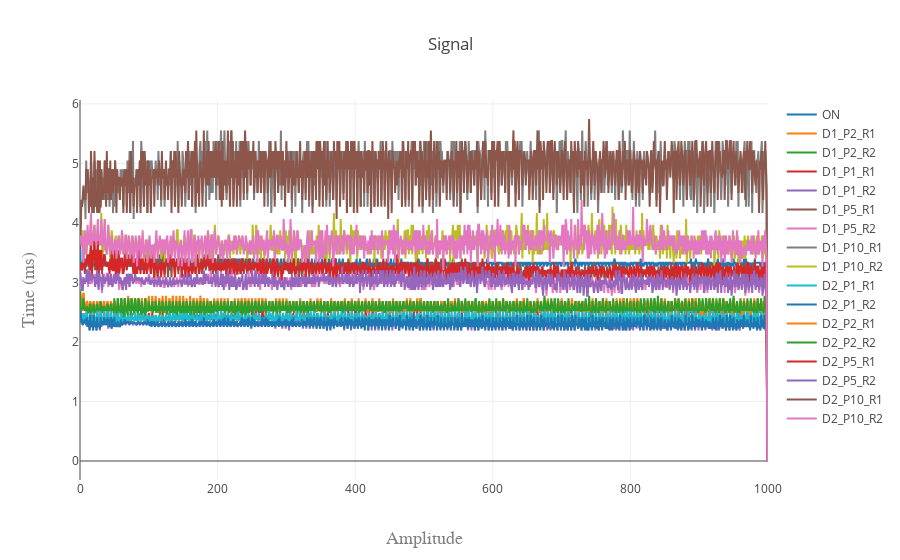

This figure's notebook cell:
### Markdown cell above
# Correlation length

### Code cell
#The 'C100_F5k_' prefix has been removed for easy reading

sac1 = go.Scatter(name="ON", y=sac1)

sac2 = go.Scatter(name="D1_P2_R1", y=sac2)
sac3 = go.Scatter(name="D1_P2_R2", y=sac3)

sac4 = go.Scatter(name="D1_P1_R1", y=sac4)
sac5 = go.Scatter(name="D1_P1_R2", y=sac5)

sac6 = go.Scatter(name="D1_P5_R1", y=sac6)
sac7 = go.Scatter(name="D1_P5_R2", y=sac7)

sac8 = go.Scatter(name="D1_P10_R1", y=sac8)
sac9 = go.Scatter(name="D1_P10_R2", y=sac9)

sac10 = go.Scatter(name="D2_P1_R1", y=sac10)
sac11 = go.Scatter(name="D2_P1_R2", y=sac11)

sac12 = go.Scatter(name="D2_P2_R1", y=sac12)
sac13 = go.Scatter(name="D2_P2_R2", y=sac13)

sac14 = go.Scatter(name="D2_P5_R1", y=sac14)
sac15 = go.Scatter(name="D2_P5_R2", y=sac15)

sac16 = go.Scatter(name="D2_P10_R1", y=sac16)
sac17 = go.Scatter(name="D2_P10_R2", y=sac17)

cor_layout = go.Layout(
    title='Signal',
    xaxis=dict(
        title='Amplitude',
        titlefont=dict(
            family='Courier New, monospace',
            size=18,
            color='#7f7f7f'
        )
    ),
    yaxis=dict(
        title='Time (ms)',
        titlefont=dict(
            family='Courier New, monospace',
            size=18,
            color='#7f7f7f'
        )
    )
)

iplot({
    'data': [sac1, sac2, sac3, sac4, sac5, sac6, sac7, sac8, sac9, sac10, sac11, sac12, sac13, sac14, sac15, sac16, sac17],
    'layout': cor_layout})

### Figure 1 — Plotly figure (JSON) as saved in the notebook; plotly's stock layout.template omitted (floating-point values rounded to 4 significant figures; data arrays with more than 128 entries replaced by an {"elided": "..."} marker saying what was removed)
{"data": [{"name": "ON", "type": "scatter", "uid": "35cfba86-b06a-11e8-9c20-8cec4b5d22f0", "y": {"elided": "1001 float values"}}, {"name": "D1_P2_R1", "type": "scatter", "uid": "35cfba87-b06a-11e8-9c20-8cec4b5d22f0", "y": {"elided": "1001 float values"}}, {"name": "D1_P2_R2", "type": "scatter", "uid": "35cfba88-b06a-11e8-9c20-8cec4b5d22f0", "y": {"elided": "1001 float values"}}, {"name": "D1_P1_R1", "type": "scatter", "uid": "35cfba89-b06a-11e8-9c20-8cec4b5d22f0", "y": {"elided": "1001 float values"}}, {"name": "D1_P1_R2", "type": "scatter", "uid": "35cfba8a-b06a-11e8-9c20-8cec4b5d22f0", "y": {"elided": "1001 float values"}}, {"name": "D1_P5_R1", "type": "scatter", "uid": "35cfba8b-b06a-11e8-9c20-8cec4b5d22f0", "y": {"elided": "1001 float values"}}, {"name": "D1_P5_R2", "type": "scatter", "uid": "35cfba8c-b06a-11e8-9c20-8cec4b5d22f0", "y": {"elided": "1001 float values"}}, {"name": "D1_P10_R1", "type": "scatter", "uid": "35cfba8d-b06a-11e8-9c20-8cec4b5d22f0", "y": {"elided": "1001 float values"}}, {"name": "D1_P10_R2", "type": "scatter", "uid": "35cfba8e-b06a-11e8-9c20-8cec4b5d22f0", "y": {"elided": "1001 float values"}}, {"name": "D2_P1_R1", "type": "scatter", "uid": "35cfba8f-b06a-11e8-9c20-8cec4b5d22f0", "y": {"elided": "1001 float values"}}, {"name": "D2_P1_R2", "type": "scatter", "uid": "35cfba90-b06a-11e8-9c20-8cec4b5d22f0", "y": {"elided": "1001 float values"}}, {"name": "D2_P2_R1", "type": "scatter", "uid": "35cfba91-b06a-11e8-9c20-8cec4b5d22f0", "y": {"elided": "1001 float values"}}, {"name": "D2_P2_R2", "type": "scatter", "uid": "35cfba92-b06a-11e8-9c20-8cec4b5d22f0", "y": {"elided": "1001 float values"}}, {"name": "D2_P5_R1", "type": "scatter", "uid": "35cfba93-b06a-11e8-9c20-8cec4b5d22f0", "y": {"elided": "1001 float values"}}, {"name": "D2_P5_R2", "type": "scatter", "uid": "35cfba94-b06a-11e8-9c20-8cec4b5d22f0", "y": {"elided": "1001 float values"}}, {"name": "D2_P10_R1", "type": "scatter", "uid": "35cfba95-b06a-11e8-9c20-8cec4b5d22f0", "y": {"elided": "1001 float values"}}, {"name": "D2_P10_R2", "type": "scatter", "uid": "35cfba96-b06a-11e8-9c20-8cec4b5d22f0", "y": {"elided": "1001 float values"}}], "layout": {"title": "Signal", "xaxis": {"title": "Amplitude", "titlefont": {"color": "#7f7f7f", "family": "Courier New, monospace", "size": 18}}, "yaxis": {"title": "Time (ms)", "titlefont": {"color": "#7f7f7f", "family": "Courier New, monospace", "size": 18}}}}
